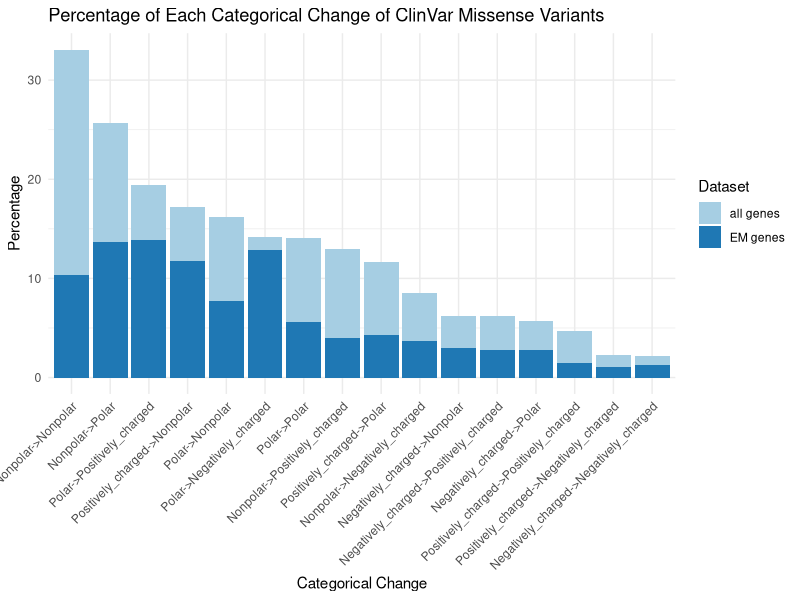

R code for this plot:
# Load necessary libraries
library(ggplot2)
library(dplyr)
library(tidyr)

# Define the data
dataset1 <- "
Nonpolar->Nonpolar 349
Nonpolar->Polar 459
Nonpolar->Negatively_charged 123
Nonpolar->Positively_charged 133
Polar->Nonpolar 261
Polar->Polar 189
Polar->Negatively_charged 432
Polar->Positively_charged 467
Negatively_charged->Nonpolar 101
Negatively_charged->Polar 92
Negatively_charged->Negatively_charged 42
Negatively_charged->Positively_charged 93
Positively_charged->Nonpolar 394
Positively_charged->Polar 143
Positively_charged->Negatively_charged 35
Positively_charged->Positively_charged 49
"

dataset2 <- "
Nonpolar->Nonpolar 7427
Nonpolar->Polar 3926
Nonpolar->Negatively_charged 1607
Nonpolar->Positively_charged 2944
Polar->Nonpolar 2765
Polar->Polar 2750
Polar->Negatively_charged 433
Polar->Positively_charged 1796
Negatively_charged->Nonpolar 1058
Negatively_charged->Polar 977
Negatively_charged->Negatively_charged 289
Negatively_charged->Positively_charged 1115
Positively_charged->Nonpolar 1791
Positively_charged->Polar 2405
Positively_charged->Negatively_charged 394
Positively_charged->Positively_charged 1046
"

# Convert the datasets into data frames
process_data <- function(data, label) {
  df <- read.table(text = data, header = FALSE, sep = " ")
  colnames(df) <- c("Category", "Count")
  df$Dataset <- label
  return(df)
}

df1 <- process_data(dataset1, "EM genes")
df2 <- process_data(dataset2, "all genes")

# Combine the datasets
combined_df <- bind_rows(df1, df2)

# Calculate the percentages
combined_df <- combined_df %>%
  group_by(Dataset) %>%
  mutate(Percentage = Count / sum(Count) * 100)

# Calculate the total percentage for ordering
total_percentage_df <- combined_df %>%
  group_by(Category) %>%
  summarise(TotalPercentage = sum(Percentage))

# Merge total percentages back to the combined data
combined_df <- combined_df %>%
  left_join(total_percentage_df, by = "Category")

# Order the data by total percentage in descending order
combined_df <- combined_df %>%
  mutate(Category = factor(Category, levels = total_percentage_df$Category[order(-total_percentage_df$TotalPercentage)]))

# Create the stacked bar plot
ggplot(combined_df, aes(x = Category, y = Percentage, fill = Dataset)) +
  geom_bar(stat = "identity", position = "stack") +
  labs(title = "Percentage of Each Categorical Change of ClinVar Missense Variants", 
       y = "Percentage", 
       x = "Categorical Change") +
  theme_minimal() +
  theme(axis.text.x = element_text(angle = 45, hjust = 1)) +
  scale_fill_brewer(palette = "Paired")
